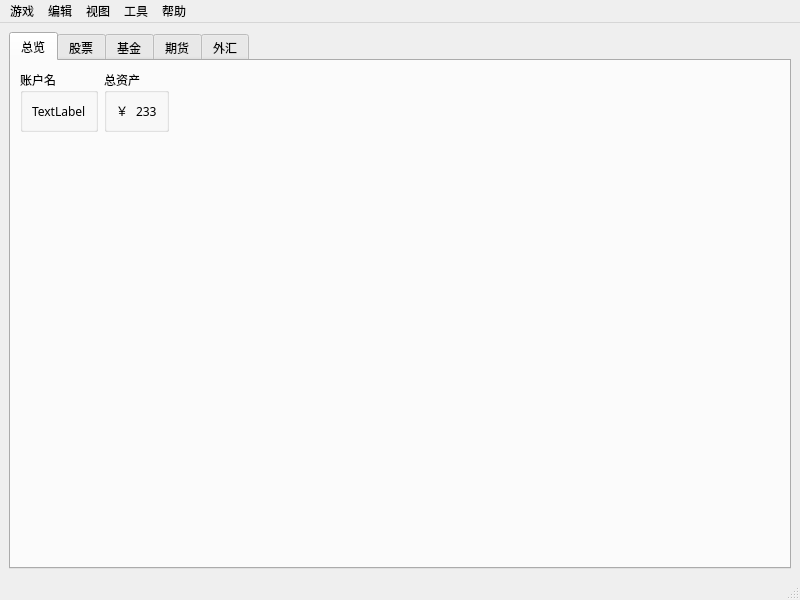
<?xml version="1.0" encoding="UTF-8"?>
<ui version="4.0">
 <author>何雨航</author>
 <class>MainWindow</class>
 <widget class="QMainWindow" name="MainWindow">
  <property name="enabled">
   <bool>true</bool>
  </property>
  <property name="geometry">
   <rect>
    <x>0</x>
    <y>0</y>
    <width>800</width>
    <height>600</height>
   </rect>
  </property>
  <property name="font">
   <font>
    <family>微软雅黑</family>
   </font>
  </property>
  <property name="cursor">
   <cursorShape>CrossCursor</cursorShape>
  </property>
  <property name="windowTitle">
   <string>MainWindow</string>
  </property>
  <widget class="QWidget" name="centralwidget">
   <property name="sizePolicy">
    <sizepolicy hsizetype="Preferred" vsizetype="Preferred">
     <horstretch>0</horstretch>
     <verstretch>0</verstretch>
    </sizepolicy>
   </property>
   <property name="cursor">
    <cursorShape>CrossCursor</cursorShape>
   </property>
   <layout class="QGridLayout" name="gridLayout_7">
    <item row="0" column="0">
     <widget class="QTabWidget" name="tabWidget">
      <property name="sizePolicy">
       <sizepolicy hsizetype="Expanding" vsizetype="Expanding">
        <horstretch>0</horstretch>
        <verstretch>0</verstretch>
       </sizepolicy>
      </property>
      <property name="cursor">
       <cursorShape>CrossCursor</cursorShape>
      </property>
      <property name="currentIndex">
       <number>0</number>
      </property>
      <widget class="QWidget" name="tab_overview">
       <property name="cursor">
        <cursorShape>CrossCursor</cursorShape>
       </property>
       <attribute name="title">
        <string>总览</string>
       </attribute>
       <layout class="QGridLayout" name="gridLayout_2">
        <item row="0" column="0">
         <widget class="QGroupBox" name="group_accountName">
          <property name="title">
           <string>账户名</string>
          </property>
          <layout class="QGridLayout" name="gridLayout_3">
           <item row="0" column="1">
            <widget class="QLabel" name="label_accountName">
             <property name="text">
              <string>TextLabel</string>
             </property>
            </widget>
           </item>
          </layout>
         </widget>
        </item>
        <item row="0" column="1">
         <widget class="QGroupBox" name="group_total">
          <property name="sizePolicy">
           <sizepolicy hsizetype="Minimum" vsizetype="Minimum">
            <horstretch>0</horstretch>
            <verstretch>0</verstretch>
           </sizepolicy>
          </property>
          <property name="title">
           <string>总资产</string>
          </property>
          <layout class="QGridLayout" name="gridLayout">
           <item row="0" column="1">
            <widget class="QLabel" name="label_cashTypeIcon">
             <property name="sizePolicy">
              <sizepolicy hsizetype="Preferred" vsizetype="Preferred">
               <horstretch>0</horstretch>
               <verstretch>0</verstretch>
              </sizepolicy>
             </property>
             <property name="text">
              <string>￥</string>
             </property>
            </widget>
           </item>
           <item row="0" column="2">
            <widget class="QLabel" name="label_totalAmount">
             <property name="text">
              <string>233</string>
             </property>
            </widget>
           </item>
          </layout>
         </widget>
        </item>
        <item row="0" column="2">
         <spacer name="horizontalSpacer_overview">
          <property name="orientation">
           <enum>Qt::Horizontal</enum>
          </property>
          <property name="sizeHint" stdset="0">
           <size>
            <width>40</width>
            <height>20</height>
           </size>
          </property>
         </spacer>
        </item>
        <item row="1" column="0">
         <spacer name="verticalSpacer_overview">
          <property name="orientation">
           <enum>Qt::Vertical</enum>
          </property>
          <property name="sizeHint" stdset="0">
           <size>
            <width>20</width>
            <height>40</height>
           </size>
          </property>
         </spacer>
        </item>
       </layout>
      </widget>
      <widget class="QWidget" name="tab_stock">
       <property name="cursor">
        <cursorShape>CrossCursor</cursorShape>
       </property>
       <attribute name="title">
        <string>股票</string>
       </attribute>
       <layout class="QGridLayout" name="gridLayout_4">
        <item row="0" column="0">
         <widget class="QTabWidget" name="tabWidget_stock">
          <property name="currentIndex">
           <number>2</number>
          </property>
          <widget class="QWidget" name="tab_ShanghaiStock">
           <attribute name="title">
            <string>上海</string>
           </attribute>
           <layout class="QGridLayout" name="gridLayout_5">
            <item row="2" column="1">
             <widget class="QPushButton" name="pushButton_shanghai">
              <property name="sizePolicy">
               <sizepolicy hsizetype="Expanding" vsizetype="Minimum">
                <horstretch>0</horstretch>
                <verstretch>0</verstretch>
               </sizepolicy>
              </property>
              <property name="text">
               <string>买入</string>
              </property>
             </widget>
            </item>
            <item row="0" column="1">
             <widget class="QLabel" name="label_shanghai">
              <property name="sizePolicy">
               <sizepolicy hsizetype="Expanding" vsizetype="Expanding">
                <horstretch>0</horstretch>
                <verstretch>0</verstretch>
               </sizepolicy>
              </property>
              <property name="text">
               <string>TextLabel</string>
              </property>
              <property name="alignment">
               <set>Qt::AlignLeading|Qt::AlignLeft|Qt::AlignTop</set>
              </property>
             </widget>
            </item>
            <item row="1" column="1">
             <spacer name="horizontalSpacer_shanghai">
              <property name="orientation">
               <enum>Qt::Horizontal</enum>
              </property>
              <property name="sizeHint" stdset="0">
               <size>
                <width>40</width>
                <height>20</height>
               </size>
              </property>
             </spacer>
            </item>
            <item row="0" column="0" rowspan="3">
             <widget class="QListView" name="listView_shanghai"/>
            </item>
           </layout>
          </widget>
          <widget class="QWidget" name="tab_ShenzhengStock">
           <attribute name="title">
            <string>深圳</string>
           </attribute>
           <layout class="QGridLayout" name="gridLayout_6" rowstretch="0,0,0,0,0,0" rowminimumheight="0,0,0,0,0,0">
            <item row="1" column="1">
             <widget class="QLabel" name="label_shenzheng">
              <property name="sizePolicy">
               <sizepolicy hsizetype="Expanding" vsizetype="Expanding">
                <horstretch>0</horstretch>
                <verstretch>0</verstretch>
               </sizepolicy>
              </property>
              <property name="text">
               <string>TextLabel</string>
              </property>
              <property name="alignment">
               <set>Qt::AlignLeading|Qt::AlignLeft|Qt::AlignTop</set>
              </property>
             </widget>
            </item>
            <item row="5" column="1">
             <widget class="QPushButton" name="pushButton_shenzheng">
              <property name="sizePolicy">
               <sizepolicy hsizetype="Expanding" vsizetype="Minimum">
                <horstretch>0</horstretch>
                <verstretch>0</verstretch>
               </sizepolicy>
              </property>
              <property name="text">
               <string>买入</string>
              </property>
             </widget>
            </item>
            <item row="1" column="0" rowspan="5">
             <widget class="QListView" name="listView_shenzheng"/>
            </item>
            <item row="4" column="1">
             <spacer name="horizontalSpacer_shenzheng">
              <property name="orientation">
               <enum>Qt::Horizontal</enum>
              </property>
              <property name="sizeHint" stdset="0">
               <size>
                <width>354</width>
                <height>20</height>
               </size>
              </property>
             </spacer>
            </item>
           </layout>
          </widget>
          <widget class="QWidget" name="tab_own">
           <attribute name="title">
            <string>持有</string>
           </attribute>
           <layout class="QGridLayout" name="gridLayout_8">
            <item row="0" column="1">
             <widget class="QLabel" name="label_own">
              <property name="sizePolicy">
               <sizepolicy hsizetype="Preferred" vsizetype="Expanding">
                <horstretch>0</horstretch>
                <verstretch>0</verstretch>
               </sizepolicy>
              </property>
              <property name="text">
               <string>TextLabel</string>
              </property>
              <property name="alignment">
               <set>Qt::AlignLeading|Qt::AlignLeft|Qt::AlignTop</set>
              </property>
             </widget>
            </item>
            <item row="1" column="1">
             <spacer name="horizontalSpacer_own">
              <property name="orientation">
               <enum>Qt::Horizontal</enum>
              </property>
              <property name="sizeHint" stdset="0">
               <size>
                <width>40</width>
                <height>20</height>
               </size>
              </property>
             </spacer>
            </item>
            <item row="2" column="1">
             <widget class="QPushButton" name="pushButton_own">
              <property name="text">
               <string>卖出</string>
              </property>
             </widget>
            </item>
            <item row="0" column="0" rowspan="3">
             <widget class="QListView" name="listView_own"/>
            </item>
           </layout>
          </widget>
         </widget>
        </item>
       </layout>
      </widget>
      <widget class="QWidget" name="tab_3">
       <property name="cursor">
        <cursorShape>CrossCursor</cursorShape>
       </property>
       <attribute name="title">
        <string>基金</string>
       </attribute>
      </widget>
      <widget class="QWidget" name="tab_4">
       <property name="cursor">
        <cursorShape>CrossCursor</cursorShape>
       </property>
       <attribute name="title">
        <string>期货</string>
       </attribute>
      </widget>
      <widget class="QWidget" name="tab_5">
       <property name="cursor">
        <cursorShape>CrossCursor</cursorShape>
       </property>
       <attribute name="title">
        <string>外汇</string>
       </attribute>
      </widget>
     </widget>
    </item>
   </layout>
  </widget>
  <widget class="QMenuBar" name="menubar">
   <property name="geometry">
    <rect>
     <x>0</x>
     <y>0</y>
     <width>800</width>
     <height>26</height>
    </rect>
   </property>
   <property name="cursor">
    <cursorShape>CrossCursor</cursorShape>
   </property>
   <widget class="QMenu" name="menu_game">
    <property name="cursor">
     <cursorShape>CrossCursor</cursorShape>
    </property>
    <property name="title">
     <string>游戏</string>
    </property>
    <addaction name="action_start"/>
    <addaction name="separator"/>
    <addaction name="action_logout"/>
    <addaction name="separator"/>
    <addaction name="action_exit"/>
   </widget>
   <widget class="QMenu" name="menu_edit">
    <property name="cursor">
     <cursorShape>CrossCursor</cursorShape>
    </property>
    <property name="title">
     <string>编辑</string>
    </property>
    <addaction name="action_refresh"/>
    <addaction name="separator"/>
    <addaction name="action_settings"/>
   </widget>
   <widget class="QMenu" name="menu_view">
    <property name="cursor">
     <cursorShape>CrossCursor</cursorShape>
    </property>
    <property name="title">
     <string>视图</string>
    </property>
   </widget>
   <widget class="QMenu" name="menu_tool">
    <property name="cursor">
     <cursorShape>CrossCursor</cursorShape>
    </property>
    <property name="title">
     <string>工具</string>
    </property>
   </widget>
   <widget class="QMenu" name="menu_help">
    <property name="cursor">
     <cursorShape>CrossCursor</cursorShape>
    </property>
    <property name="title">
     <string>帮助</string>
    </property>
    <addaction name="action_help"/>
    <addaction name="separator"/>
    <addaction name="action_tutorial"/>
    <addaction name="separator"/>
    <addaction name="action_update"/>
    <addaction name="separator"/>
    <addaction name="action_about"/>
   </widget>
   <addaction name="menu_game"/>
   <addaction name="menu_edit"/>
   <addaction name="menu_view"/>
   <addaction name="menu_tool"/>
   <addaction name="menu_help"/>
  </widget>
  <widget class="QStatusBar" name="statusbar">
   <property name="enabled">
    <bool>true</bool>
   </property>
   <property name="cursor">
    <cursorShape>CrossCursor</cursorShape>
   </property>
   <property name="autoFillBackground">
    <bool>false</bool>
   </property>
  </widget>
  <action name="action_start">
   <property name="text">
    <string>开始新游戏</string>
   </property>
  </action>
  <action name="action_logout">
   <property name="text">
    <string>注销账号</string>
   </property>
  </action>
  <action name="action_exit">
   <property name="text">
    <string>退出游戏</string>
   </property>
  </action>
  <action name="action_refresh">
   <property name="text">
    <string>刷新</string>
   </property>
  </action>
  <action name="action_settings">
   <property name="text">
    <string>游戏设置</string>
   </property>
  </action>
  <action name="action_help">
   <property name="text">
    <string>帮助文档</string>
   </property>
  </action>
  <action name="action_tutorial">
   <property name="text">
    <string>新手教程</string>
   </property>
  </action>
  <action name="action_update">
   <property name="text">
    <string>检查更新</string>
   </property>
  </action>
  <action name="action_about">
   <property name="text">
    <string>关于</string>
   </property>
  </action>
 </widget>
 <tabstops>
  <tabstop>tabWidget</tabstop>
 </tabstops>
 <resources/>
 <connections/>
</ui>
